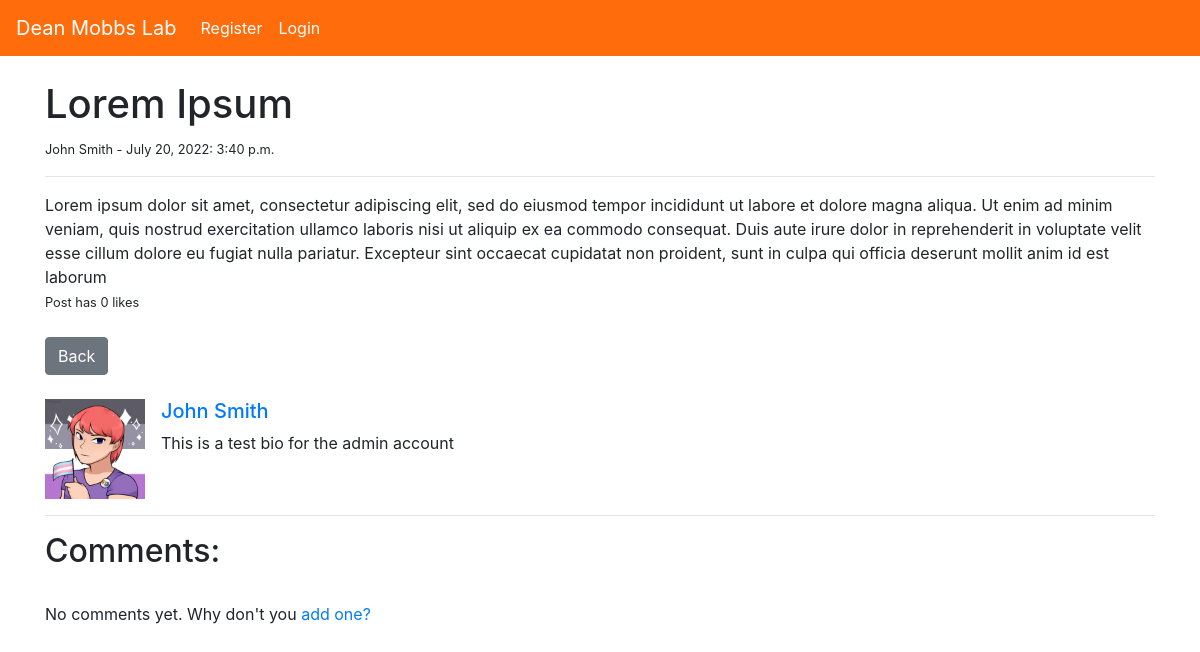
/post/7, run on an earlier commit of the app's database.
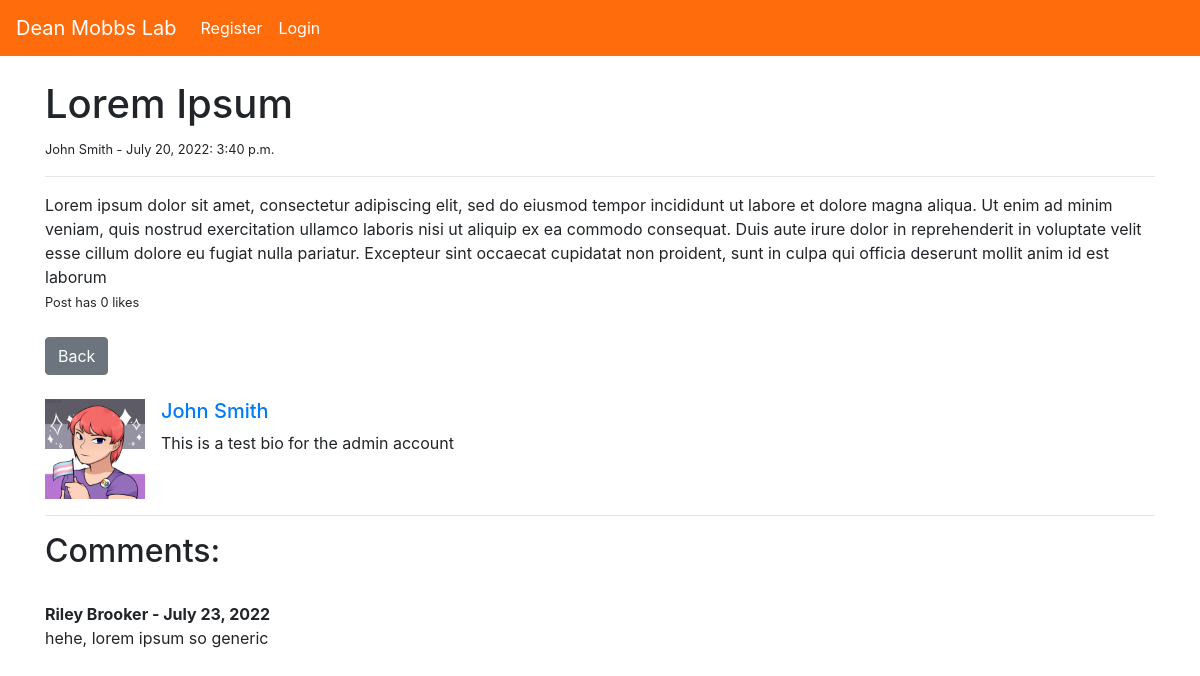
And on a later commit of the database.
### Posts/models.py (models this page shows, shortened)
class Comment(models.Model):
    post = models.ForeignKey(Post, related_name='comments', on_delete=models.CASCADE)
    name = models.CharField(max_length=255)
    body = models.TextField()
    date_added = models.DateField(auto_now_add=True)

### Posts/views.py (the view)
# urls.py: path('post/<int:pk>', PostDetailView.as_view(), name='post-detail'),
class PostDetailView(DetailView):
    model = Post
    template_name = 'post_detail.html'
    def get_context_data(self, *args, **kwargs):
        context = super(PostDetailView, self).get_context_data(*args, **kwargs)
        post = get_object_or_404(Post, id=self.kwargs['pk'])
        total_likes = post.total_likes()
        liked = False
        if post.likes.filter(id=self.request.user.id).exists():
            liked = True
        context['total_likes'] = total_likes
        context['liked'] = liked
        return context

### Posts/models.py (called while the page is built)
    def total_likes(self):
        return self.likes.count()

### Posts/templates/post_detail.html (shortened to what this page needs)
{% extends 'base.html' %}
{% load static %}
{% block content %}
<h1>{{ post.title }}</h1>
<small>{{post.author.first_name}} {{ post.author.last_name }} -
    {{ post.post_date }}: {{ post.post_time }}</small><br/>
<hr>
{{ post.body|safe }} <br/>
{% if total_likes == 1 %}
    <small>Post has {{ total_likes }} like</small>
{% else %}
    <small>Post has {{ total_likes }} likes</small>
{% endif %}
<br/><br/>
<a href="{% url 'home' %}" class="btn btn-secondary">Back</a>
<br/><br/>
{% if post.author.userprofile.profile_picture %}
<div class="media">
    <img src="{{ post.author.userprofile.profile_picture.url }}" class="align-self-center mr-3" alt="..."  width=100 height=100>
{% else %}
<div class="media">
    <img src="{% static 'Posts/images/default.png' %}" class="align-self-center mr-3" alt="..."  width=100 height=100>
{% endif %}
    <div class="media-body">
      <h5 class="mt-0"><a href="{% url 'show-profile' post.author.id %}">{{ post.author.first_name }} {{ post.author.last_name }}</a></h5>
      <p>{{ post.author.userprofile.bio }}</p>
    </div>
</div>
<hr>
<h2>Comments:</h2>
<br/>
{% if not post.comments.all %}
    No comments yet. Why don't you <a href="#">add one?</a>
{% else %}
    {% for comment in post.comments.all %}
        <strong>{{ comment.name }} - {{comment.date_added}}</strong>
        <br/>
        {{ comment.body }}
    {% endfor %}
{% endif %}
{% endblock %}

What changed in the data, as far as the page shows it:
added Comment: name "Riley Brooker", date_added "July 23, 2022", body "hehe, lorem ipsum so generic"
Also different on the page:
text no longer shown: "No comments yet. Why don't you add one?"
